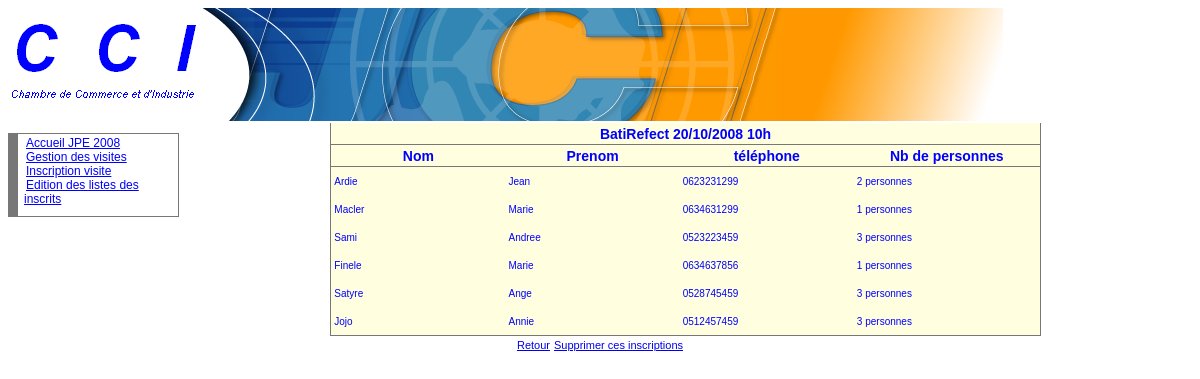
The page /listeVisiteursAPrevenir.php?idVisite=1 on the database its author committed.
### tables this page shows
CREATE TABLE entreprise 
(
  id int(11) NOT NULL auto_increment,
  raisonSociale varchar(50) NOT NULL default '',
  adresse varchar(50) NOT NULL default '',
  ville varchar(30) NOT NULL default '',
  cp varchar(5) NOT NULL,
  nomResponsable varchar(30) NOT NULL default '',
  nomContact varchar(30) NOT NULL default '',
  telContact varchar(14) NOT NULL,
  site varchar(50) default NULL,
  effectif int(11) default NULL,
  idActivite int(11) NOT NULL,
  PRIMARY KEY  (id),
  constraint fk_activite foreign key(idActivite) references activite(id) 
);

CREATE TABLE visite 
(
   id int(11) NOT NULL auto_increment,
   dateV date NOT NULL,
   heureDebut varchar(12) NOT NULL default '',
   duree varchar(12) NOT NULL default '',
   description varchar(500) NOT NULL,
   nbPlacesMax int(11) NOT NULL default '0',
   nbPlacesMin int(11) NOT NULL default '0',
   visiteAnnulee boolean NOT NULL default '0',
   nbVisiteursInscrits int(11) NOT NULL default '0',
   idEntreprise int(11) NOT NULL default '0',
  PRIMARY KEY  (id),
  constraint fk_entreprise foreign key(idEntreprise) references entreprise(id) 
);

CREATE TABLE inscription 
(
   id int(11) NOT NULL auto_increment,
   nom varchar(50) NOT NULL default '',
   prenom varchar(50) NOT NULL default '',	
   tel varchar(12) default NULL,
   cp varchar(5) NOT NULL,
   nbPersonnes int(11) NOT NULL,
   idVisite int(11) ,
  PRIMARY KEY  (id),
  constraint fk_visite foreign key(idVisite) references visite(id)
);

### _fonctions.inc.php (called while the page is built, shortened)
<?php
function dateAnglaisVersFrancais($madate){
   @list($annee,$mois,$jour)=explode('-',$madate);
   $date="$jour"."/".$mois."/".$annee;
   return $date;
}
?>

### listeVisiteursAPrevenir.php (the view, shortened to what this page needs)
<?php
include("_debut.inc.php");
	$idVisite = $_REQUEST['idVisite'];
   $req="select inscription.id as idInscription, inscription.nom, inscription.prenom,inscription.tel,
      inscription.nbPersonnes, visite.dateV, visite.heureDebut,visite.nbVisiteursInscrits, entreprise.raisonSociale from visite, inscription, entreprise
   where inscription.idVisite=visite.id and entreprise.id=visite.idEntreprise and visite.id =$idVisite";
   $rsInscription = mysql_query($req, $connexion);
   $lgInscription = mysql_fetch_array($rsInscription);
   $date = $lgInscription['dateV'];
	$date = dateAnglaisVersFrancais($date);
   $heureDebut = $lgInscription['heureDebut'];
	$nbVisiteursInscrits = $lgInscription['nbVisiteursInscrits'];
   $entreprise= $lgInscription['raisonSociale'];
echo "
<table width='60%' cellspacing='0' cellpadding='0' align='center'
class='tabNonQuadrille'>
   <tr class='enTeteTabNonQuad' >
      <td colspan='5'>$entreprise $date $heureDebut </td>
   </tr>
   <tr class='enTeteTabNonQuad' align='left'>
         <td >Nom</td>
         <td >Prenom</td>
         <td >téléphone</td>
         <td >Nb de personnes</td>
   </tr>
   ";
   while ($lgInscription != FALSE)
   {
      $nom = $lgInscription['nom'];
      $prenom = $lgInscription['prenom'];
	  $tel = $lgInscription['tel'];
      $nbPersonnes = $lgInscription['nbPersonnes'];
      echo "
		<tr class='ligneTabNonQuad'>
         <td width='15%'>$nom</td>
         <td width='15%'>$prenom</td>
		<td width='15%'>$tel</td>
         <td width='16%' >$nbPersonnes personnes</td>
         </tr>";
      $lgInscription=mysql_fetch_array($rsInscription);
   }
   echo "
</table>
<table align='center'>
	<tr>
         <td colspan='2' align='center'><a href='index.php'>Retour</a>
         </td>";
 if($nbVisiteursInscrits != 0)
 {
	 echo "
          <td colspan='2' align='center'><a href='supprimerLesInscritsAUneViste.php?idVisite=$idVisite&action=suppressionDemandee'>Supprimer ces inscriptions</a>
         </td>";
 }
 echo "
 	</tr>
</table>";
?>
</body>
</html>

### css/cssGeneral.css (style rules this page uses)
html { font:11px Arial, Helvetica, sans-serif; color:blue; }
.basePage { font:11px Arial, Helvetica, sans-serif; }
a { font-family:Arial, Helvetica, sans-serif }
table.tabNonQuadrille { background-color:#FFFFE0; border-bottom:1px solid #777777; border-right:1px solid #777777; border-left:1px solid #777777; border-top:1px #777777; color:blue; }
tr.enTeteTabNonQuad td { background-image:url('../images/xpBarre.jpg'); height:21px; text-align:center; font-weight:bold; border-bottom:1px solid #777777; font-family: Arial, Helvetica, sans-serif; font-size: 14px; }
tr.ligneTabNonQuad td { background-color:#FFFFE0; height:28px; text-align:left; padding-left:3px; color:blue; font-family: Arial, Helvetica, sans-serif; font-size: 10px; }

### rows shown on the page
entreprise: raisonSociale "BatiRefect"
visite: dateV "20/10/2008", heureDebut "10h", inscription.nom "Ardie", inscription.prenom "Jean", inscription.tel "0623231299", inscription.nbPersonnes "2", inscription.nom "Macler", inscription.prenom "Marie", inscription.tel "0634631299", inscription.nbPersonnes "1", inscription.nom "Sami", inscription.prenom "Andree", inscription.tel "0523223459", inscription.nbPersonnes "3", inscription.nom "Finele", inscription.tel "0634637856", inscription.nom "Satyre", inscription.prenom "Ange", inscription.tel "0528745459", inscription.nom "Jojo", inscription.prenom "Annie", inscription.tel "0512457459"
